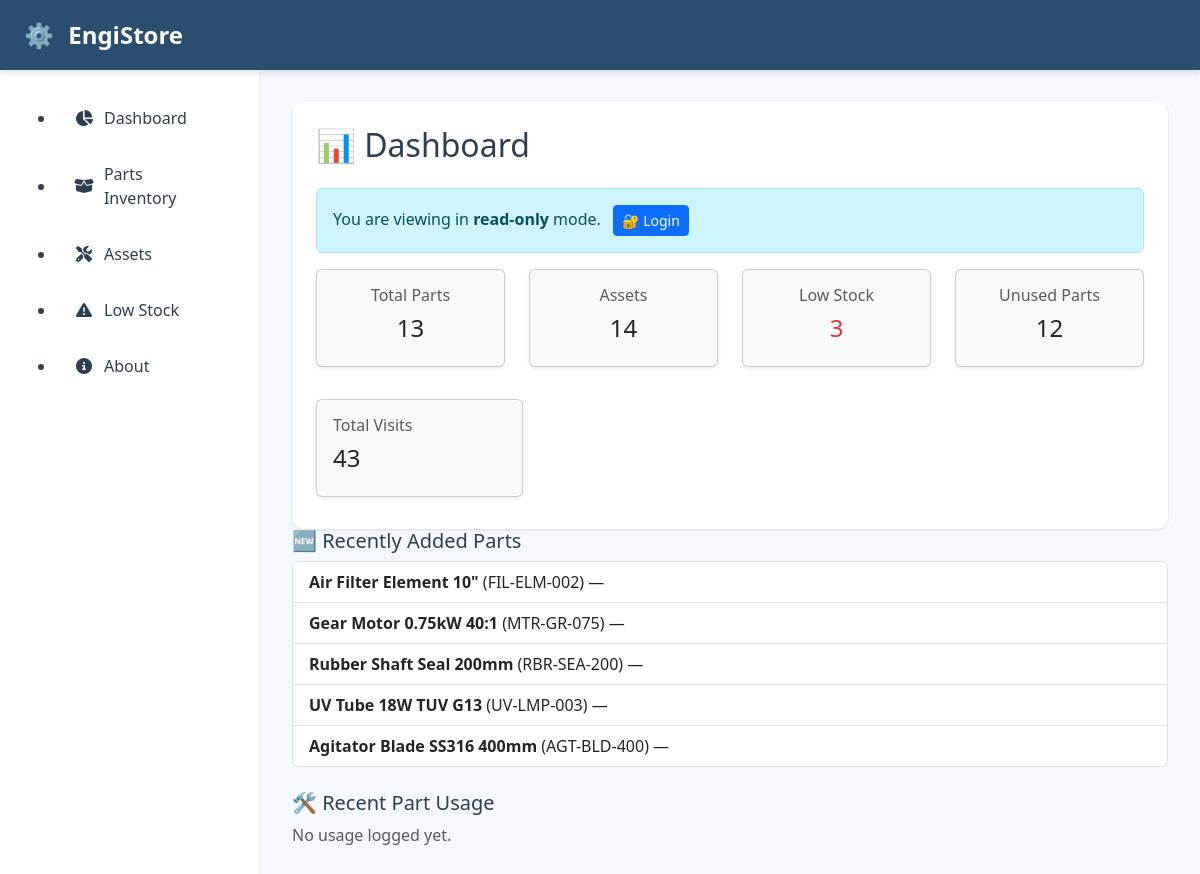
The page / on the database its author committed.
### inventory/models.py (models this page shows, shortened)
class Part(models.Model):
    name = models.CharField(max_length=200)
    part_number = models.CharField(max_length=100, unique=True)
    category = models.ForeignKey(
        Category,
        on_delete=models.SET_NULL,
        null=True,
        blank=True
    )
    description = models.TextField(blank=True)
    room = models.CharField(max_length=50)
    aisle = models.CharField(max_length=50)
    bin_number = models.CharField(max_length=50)
    quantity = models.PositiveIntegerField(default=0)
    reorder_threshold = models.PositiveIntegerField(default=5)
    date_added = models.DateTimeField(auto_now_add=True)

### inventory/views.py (the view, shortened to what this page needs)
# urls.py: path('', dashboard, name='dashboard'),
def dashboard(request):
    VisitLog.objects.create(
        page="dashboard",
        ip_address=get_client_ip(request),
        user_agent=request.META.get('HTTP_USER_AGENT', '')
    )
    total_parts = Part.objects.count()
    total_assets = Asset.objects.count()
    low_stock_count = Part.objects.filter(
        quantity__lte=F('reorder_threshold')
    ).count()
    recent_parts = Part.objects.order_by('-date_added')[:5]
    unused_parts_count = Part.objects.filter(partusage__isnull=True).count()
    recent_usage = []
    part_requests = []
    user_group = None
    can_add_user = False
    can_request_part = False
    is_logged_in = request.user.is_authenticated
    visit_stats = None
    total_site_visits = VisitLog.objects.count()
    return render(request, 'dashboard.html', {
        'total_parts': total_parts,
        'total_assets': total_assets,
        'low_stock_count': low_stock_count,
        'recent_parts': recent_parts,
        'unused_parts_count': unused_parts_count,
        'recent_usage': recent_usage,
        'part_requests': part_requests,
        'can_add_user': can_add_user,
        'can_request_part': can_request_part,
        'user_group': user_group,
        'is_logged_in': is_logged_in,
        'visit_stats': visit_stats,
        'total_site_visits': total_site_visits,
    })

### engistore/context_processors.py (called while the page is built)
def global_debug(request):
    return {
        'debug': settings.DEBUG,
    }

### inventory/views.py (called while the page is built)
def get_client_ip(request):
    x_forwarded_for = request.META.get("HTTP_X_FORWARDED_FOR")
    if x_forwarded_for:
        ip = x_forwarded_for.split(',')[0]
    else:
        ip = request.META.get("REMOTE_ADDR")
    return ip

### templates/dashboard.html (shortened to what this page needs)
{% extends 'base.html' %}
{% load static %}
{% block content %}
<h2 class="mb-4">📊 Dashboard</h2>
{% if not is_logged_in %}
  <div class="alert alert-info">
    You are viewing in <strong>read-only</strong> mode.
    <a href="{% url 'login' %}" class="btn btn-sm btn-primary ms-2">🔐 Login</a>
  </div>
{% endif %}
<div class="row text-center mb-4">
  <div class="col-md-3 col-6 mb-2">
    <div class="card bg-light shadow-sm">
      <div class="card-body">
        <h6 class="text-muted">Total Parts</h6>
        <h4>{{ total_parts }}</h4>
      </div>
    </div>
  </div>
  <div class="col-md-3 col-6 mb-2">
    <div class="card bg-light shadow-sm">
      <div class="card-body">
        <h6 class="text-muted">Assets</h6>
        <h4>{{ total_assets }}</h4>
      </div>
    </div>
  </div>
  <div class="col-md-3 col-6 mb-2">
    <div class="card bg-light shadow-sm">
      <div class="card-body">
        <h6 class="text-muted">Low Stock</h6>
        <h4 class="text-danger">{{ low_stock_count }}</h4>
      </div>
    </div>
  </div>
  <div class="col-md-3 col-6 mb-2">
    <div class="card bg-light shadow-sm">
      <div class="card-body">
        <h6 class="text-muted">Unused Parts</h6>
        <h4>{{ unused_parts_count }}</h4>
      </div>
    </div>
  </div>
</div>
<div class="col-md-3 col-6 mb-2">
  <div class="card bg-light shadow-sm">
    <div class="card-body">
      <h6 class="text-muted">Total Visits</h6>
      <h4>{{ total_site_visits }}</h4>
    </div>
  </div>
</div>
</div>
<h5>🆕 Recently Added Parts</h5>
{% if recent_parts %}
  <ul class="list-group mb-4">
    {% for part in recent_parts %}
      <li class="list-group-item">
        <strong>{{ part.name }}</strong> ({{ part.part_number }}) —
      </li>
    {% endfor %}
  </ul>
{% else %}
  <p class="text-muted">No parts have been added recently.</p>
{% endif %}
<h5>🛠️ Recent Part Usage</h5>
{% if recent_usage %}
  <ul class="list-group mb-4">
    {% for usage in recent_usage %}
      <li class="list-group-item d-flex justify-content-between align-items-center">
        <div>
          {{ usage.used_on|date:"M d, Y" }} —
          <strong>{{ usage.part.name }}</strong>
          used on <em>{{ usage.asset.name }}</em>
          {% if usage.taken_by %}
            by <strong>{{ usage.taken_by.username }}</strong>
          {% endif %}
        </div>
        <span class="badge bg-primary rounded-pill">
          {{ usage.quantity_used }}
        </span>
      </li>
    {% endfor %}
  </ul>
{% else %}
  <p class="text-muted">No usage logged yet.</p>
{% endif %}
{% endblock %}

### static/styles.css (style rules this page uses)
:root { --primary-blue: #2A4E6E; --secondary-blue: #3A6B95; --accent-blue: #4D8FCE; --light-bg: #F5F9FF; --dark-text: #2C3E50; --sidebar-width: 260px; --topbar-height: 70px; --border-radius: 12px; --shadow-sm: 0 1px 3px rgba(0, 0, 0, 0.12); --shadow-md: 0 4px 6px rgba(0, 0, 0, 0.1); --danger-red: #dc3545; --success-green: #28a745; --warning-yellow: #ffc107; }
body.dashboard-layout { background-color: var(--light-bg); color: var(--dark-text); min-height: 100vh; font-family: 'Segoe UI', system-ui, sans-serif; }

### rows shown on the page
Part: name "Air Filter Element 10\"", part_number "FIL-ELM-002"
Part: name "Gear Motor 0.75kW 40:1", part_number "MTR-GR-075"
Part: name "Rubber Shaft Seal 200mm", part_number "RBR-SEA-200"
Part: name "UV Tube 18W TUV G13", part_number "UV-LMP-003"
Part: name "Agitator Blade SS316 400mm", part_number "AGT-BLD-400"

### other values the page prints
{{ total_parts }} "13"
{{ total_assets }} "14"
{{ low_stock_count }} "3"
{{ unused_parts_count }} "12"
{{ total_site_visits }} "43"
